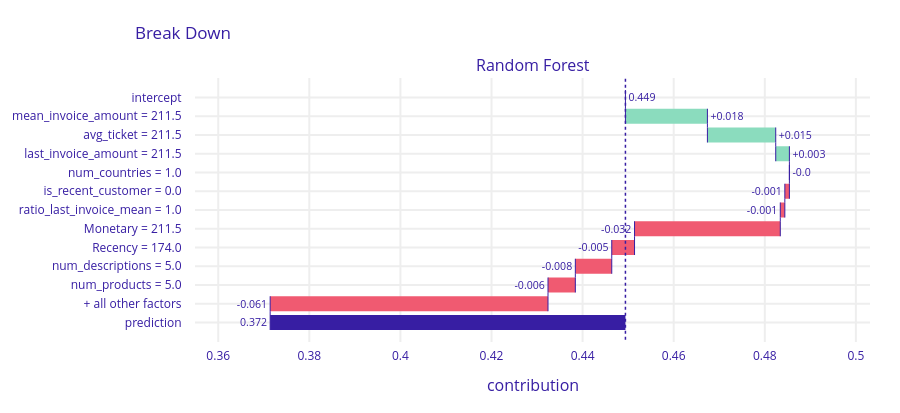

The notebook cell this image was saved under:
### Code cell
bd_rf.plot()

### Figure 1 — Plotly figure (JSON) as saved in the notebook; plotly's stock layout.template omitted (floating-point values rounded to 4 significant figures)
{"data": [{"base": 0.4494, "connector": {"line": {"color": "#371ea3", "dash": "solid", "width": 1}, "mode": "spanning"}, "decreasing": {"marker": {"color": "#f05a71"}}, "hoverinfo": "text+delta", "hoverlabel": {"bgcolor": "rgba(0,0,0,0.8)"}, "hovertext": ["Average response: 0.449<br>Prediction: 0.372", "mean_invoice_amount = 211.5<br>increases average response by", "avg_ticket = 211.5<br>increases average response by", "last_invoice_amount = 211.5<br>increases average response by", "num_countries = 1.0<br>decreases average response by", "is_recent_customer = 0.0<br>decreases average response by", "ratio_last_invoice_mean = 1.0<br>decreases average response by", "Monetary = 211.5<br>decreases average response by", "Recency = 174.0<br>decreases average response by", "num_descriptions = 5.0<br>decreases average response by", "num_products = 5.0<br>decreases average response by", "+ all other factors<br>decreases average response by", "Average response: 0.449<br>Prediction: 0.372"], "increasing": {"marker": {"color": "#8bdcbe"}}, "measure": ["relative", "relative", "relative", "relative", "relative", "relative", "relative", "relative", "relative", "relative", "relative", "relative", "total"], "orientation": "h", "showlegend": false, "text": ["0.449", "+0.018", "+0.015", "+0.003", "-0.0", "-0.001", "-0.001", "-0.032", "-0.005", "-0.008", "-0.006", "-0.061", "0.372"], "textposition": "outside", "totals": {"marker": {"color": "#371ea3"}}, "type": "waterfall", "x": [0, 0.018, 0.015, 0.003, 0, -0.001, -0.001, -0.032, -0.005, -0.008, -0.006, -0.061, -0.078], "xaxis": "x", "y": ["intercept", "mean_invoice_amount = 211.5", "avg_ticket = 211.5", "last_invoice_amount = 211.5", "num_countries = 1.0", "is_recent_customer = 0.0", "ratio_last_invoice_mean = 1.0", "Monetary = 211.5", "Recency = 174.0", "num_descriptions = 5.0", "num_products = 5.0", "+ all other factors", "prediction"], "yaxis": "y"}], "layout": {"annotations": [{"font": {"size": 16}, "showarrow": false, "text": "Random Forest", "x": 0.5, "xanchor": "center", "xref": "paper", "y": 1, "yanchor": "bottom", "yref": "paper"}, {"font": {"size": 16}, "showarrow": false, "text": "contribution", "x": 0.5, "xanchor": "center", "xref": "paper", "y": 0, "yanchor": "top", "yref": "paper", "yshift": -30}], "font": {"color": "#371ea3"}, "height": 413, "margin": {"b": 71, "r": 30, "t": 78}, "shapes": [{"line": {"color": "#371ea3", "dash": "dot", "width": 1.5}, "type": "line", "x0": 0.4494, "x1": 0.4494, "xref": "x", "y0": -1, "y1": 13, "yref": "y"}], "title": {"text": "Break Down", "x": 0.15}, "xaxis": {"anchor": "y", "automargin": true, "domain": [0, 1], "fixedrange": true, "gridwidth": 2, "range": [0.3549, 0.5031], "tickcolor": "white", "ticklen": 3, "ticks": "outside", "type": "linear", "zeroline": false}, "yaxis": {"anchor": "x", "automargin": true, "autorange": "reversed", "domain": [0, 1], "fixedrange": true, "gridwidth": 2, "tickcolor": "white", "ticklen": 10, "ticks": "outside", "type": "category"}}}
